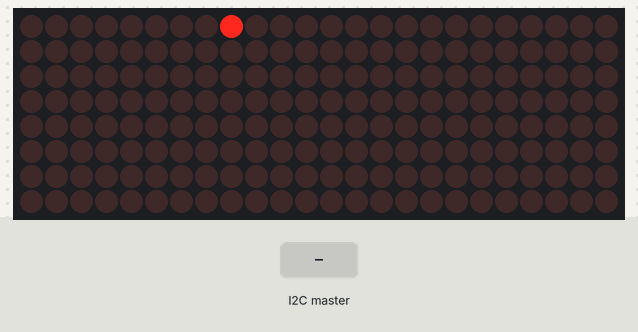
This sketch was run on a simulated Arduino Uno, built with avr-gcc and run on an emulated ATmega328P. Shown: 24×8 LED matrix. Inputs (shaded band) come from the test bench. What the sketch prints to the serial monitor is not drawn.

Above: at 1.2 s.
1.3 s: the I2C master sends the byte 0
At 2.4 s:
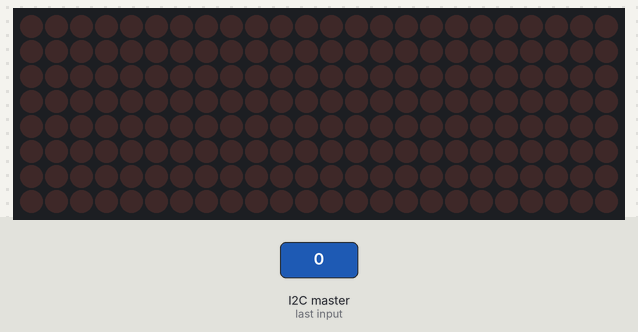
2.8 s: the I2C master sends the byte 5
5.8 s: the I2C master sends the byte 90
At 6.4 s:
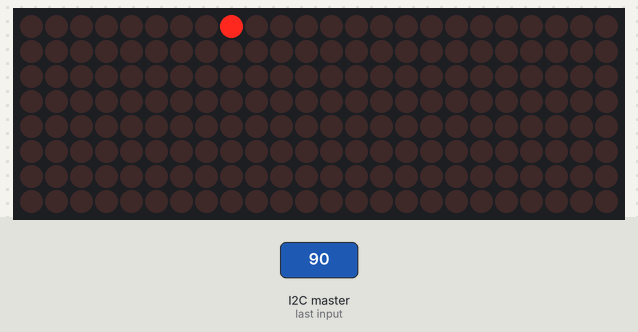
Timing chart, 0 to 8.8 s (numbered marks = the images above; inputs shaded):
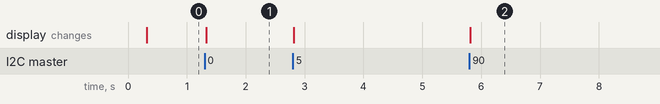

The sketch:

DriveMulticolorLights.ino
```cpp
#include "Arduino.h"
#include "LedControl.h"
#include "Wire.h"
#define ISR_FREQ 190     //190=650Hz    // Sets the speed of the ISR - LOWER IS FASTER
// prescaler is /128 -  125,000/ISR_FREQ+1 (i.e 249=500Hz, 190=650Hz)
// Tweaked depending on the overhead in the ISR & and other factors in the sketch
// Display will be slow if too FAST. Sketch will hang on delay() if way too fast!
// * from tutorial *

#define BLUE 2
#define GREEN 1
#define RED 0

// the Max7219 not in shutdown
int activeMax=GREEN;

LedControl lc=LedControl(12,11,10,3); // pins 10=DataIn, 9=CLK, 8=LOAD + 2 MAX7221s


void setup() {
  lc.setIntensity(GREEN,15);            // 0 = dim, 15 = full brightness
  lc.setIntensity(RED,15);              // red needs less brightness
  lc.setIntensity(BLUE, 10);

  lc.clearDisplay(RED);
  lc.clearDisplay(GREEN);
  lc.clearDisplay(BLUE);
                          // start the timer to toggle shutdown
  Wire.begin(4);                // join i2c bus with address #4
  Wire.onReceive(ParseLEDCommand); // register event

  lc.setLed(GREEN, 0, 0, true);

  Serial.begin(9600);
  Serial.println("Starting");

  setISRtimer();
  startISR();
}

// do nothing in loop
// everything is done in the ISR
void loop() {
  delay(10);
}

void ParseLEDCommand(int amount){
  // dont interupt when reading incomming data
  stopISR();

  // Read all the incoming data
  String command = "";
  while(0 < Wire.available())       // loop through all but the last
  {
    command += char(Wire.read());         // receive byte as a character
  }
  // restart the interrupts
  startISR();

  // clear the display if the data is "0"
  if(command == "0"){
    stopISR();
    lc.clearDisplay(RED);
    lc.clearDisplay(GREEN);
    lc.clearDisplay(BLUE);
    startISR();
  }

  // If the data is not in pairs of 3 then throw it out
  if(command.length() % 3 != 0){
      return;
  }
  // for every color-row-col triple in the data
  for(int i = 0; i<command.length() - 2; i+=3){
    int color = String(command[i+2]).toInt();
    int row = String(command[i+1]).toInt();
    int col = String(command[i]).toInt();

    // set the color at that position
    stopISR();
    lc.setLed(GREEN, row, col, color == GREEN);
    lc.setLed(RED, row, col, color == RED);
    lc.setLed(BLUE, row, col, color == BLUE);
    startISR();
  }

}

/////////////////////////////ISR Timer Functions ///////////////////////////
ISR(TIMER1_COMPA_vect) {
  // whenever this function is called switch the Max7219 that is active
  if(activeMax==RED){
    lc.shutdown(RED,true);
    lc.shutdown(GREEN, false);
    activeMax=GREEN;
  }
  else if(activeMax==GREEN){
    lc.shutdown(GREEN,true);
    lc.shutdown(BLUE, false);
    activeMax=BLUE;
  } else {
    lc.shutdown(BLUE,true);
    lc.shutdown(RED, false);
    activeMax=RED;
  }
}

void setISRtimer(){  // setup ISR timer controling toggleing
  //stop interrupts
  cli();

  // clear timer1
  TCCR1A = 0;
  TCCR1B = 0;

  //initialize counter value to 0
  TCNT1  = 0;

  // set the compare match register
  OCR1A = 110;

  // turn on CTC mode
  TCCR1B |= (1 << WGM12);

  // Set the prescaler
  TCCR1B |= (1 << CS12);

  // enable timer compare interrupt
  TIMSK1 |= (1 << OCIE1A);

  //allow interrupts
  sei();
}

void startISR(){  // Starts the ISR
  TCNT1 = 0;
  TIMSK1|=(1<<OCIE1A);
}

void stopISR(){
  TIMSK1&=~(1<<OCIE1A);
}

// Wrappers for LedControl functions
void SetLed(byte Color, byte Row,byte Col, byte State){
  stopISR();            // disable interrupts - stop toggling shutdown when updating
  lc.setLed(Color,Row,Col,State);
  startISR();           // enable interrupts again
}

void SetRow(byte Color, byte Row, byte State){
  stopISR();            // disable interrupts - stop toggling shutdown when updating
  lc.setRow(Color,Row,State);
  startISR();           // enable interrupts again
}

void SetColumn(byte Color, byte Col, byte State){
  stopISR();            // disable interrupts - stop toggling shutdown when updating
  lc.setColumn(Color,Col,State);
  startISR();           // enable interrupts again
}

void ClearMatrix(){
  stopISR();            // disable interrupts - stop toggling shutdown when updating
  lc.clearDisplay(GREEN);
  lc.clearDisplay(RED);
  startISR();           // enable interrupts again
}
```

Measured:
- after the input at 1.3 s, the display: changes at once (image 1)
- after the input at 5.8 s, the display: changes at once (image 2)
